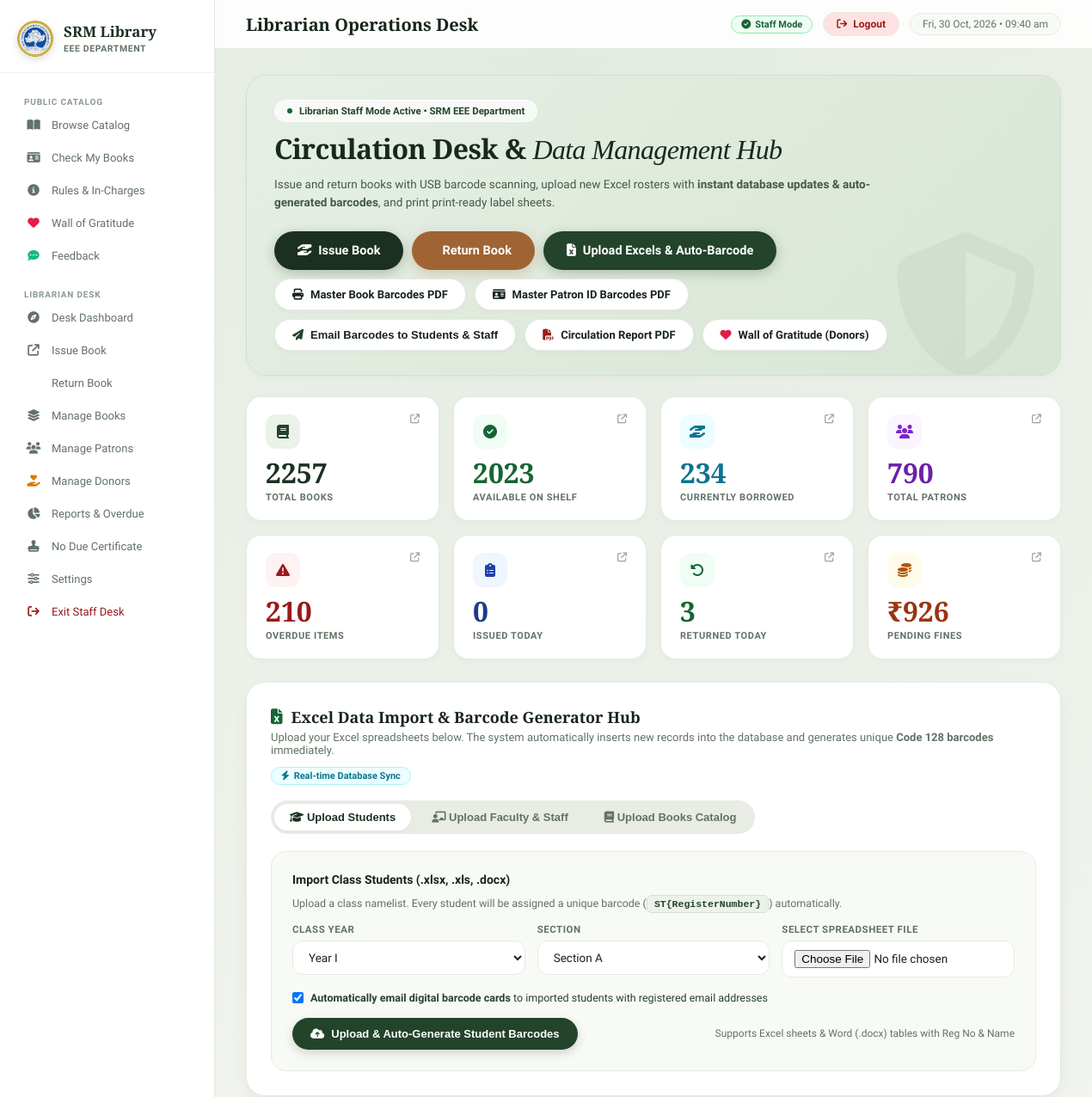
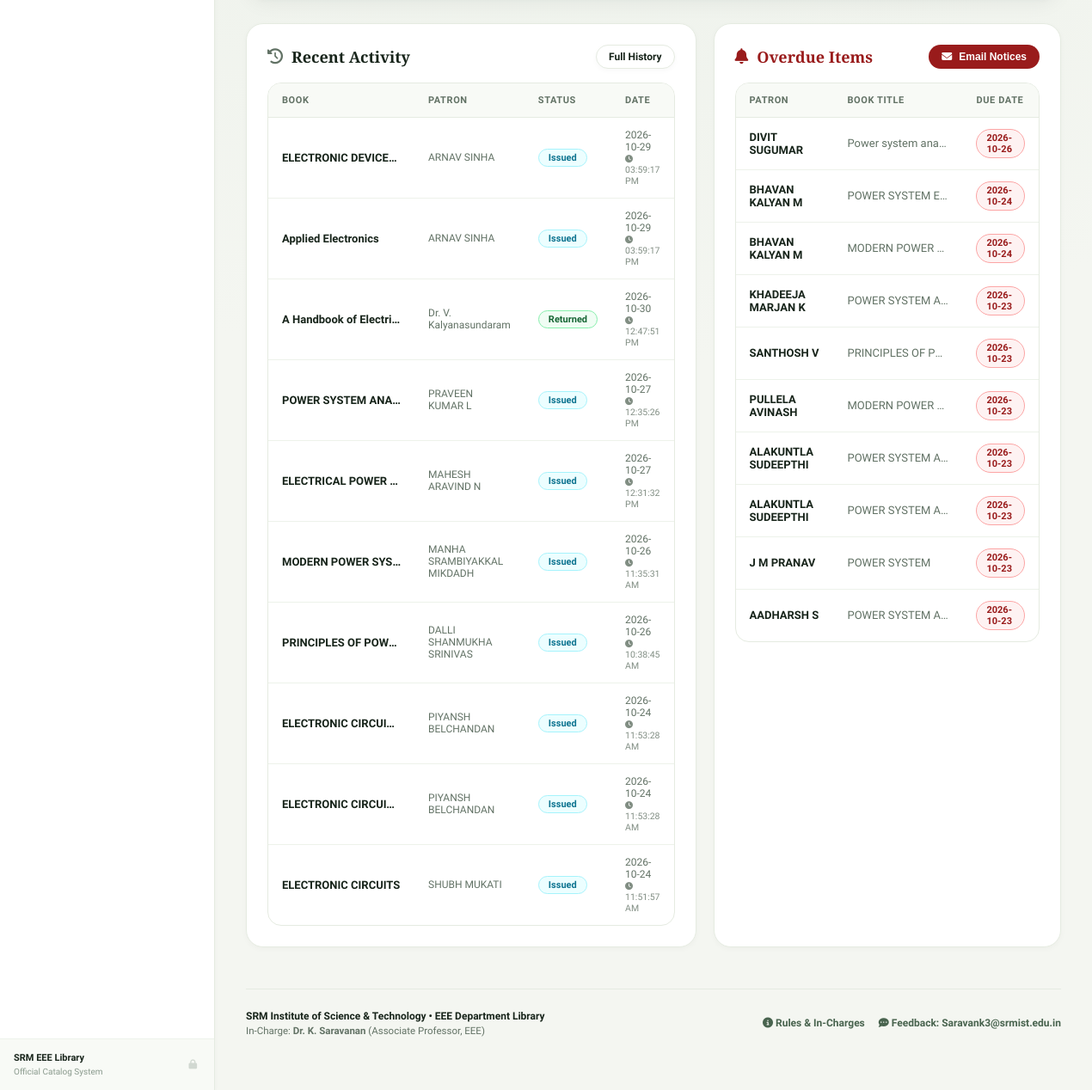
Page /librarian (signed in) on the committed database (2 pictures, top to bottom).
### tables this page shows
CREATE TABLE "transactions" (
                    id INTEGER PRIMARY KEY AUTOINCREMENT,
                    book_id INTEGER NOT NULL,
                    patron_id INTEGER NOT NULL,
                    issue_date TEXT NOT NULL,
                    issue_time TEXT,
                    due_date TEXT NOT NULL,
                    return_date TEXT,
                    return_time TEXT,
                    fine_amount REAL DEFAULT 0.0,
                    fine_paid INTEGER DEFAULT 0,
                    notes TEXT,
                    status TEXT DEFAULT 'issued',
                    FOREIGN KEY (book_id) REFERENCES books(id) ON DELETE CASCADE,
                    FOREIGN KEY (patron_id) REFERENCES patrons(id) ON DELETE CASCADE
                );

CREATE TABLE books (
            id INTEGER PRIMARY KEY AUTOINCREMENT,
            barcode TEXT UNIQUE NOT NULL,
            account_number TEXT,
            title TEXT NOT NULL,
            publisher TEXT,
            authors TEXT,
            edition TEXT,
            status TEXT DEFAULT 'available',
            added_date TEXT DEFAULT (datetime('now','localtime'))
        );

CREATE TABLE patrons (
            id INTEGER PRIMARY KEY AUTOINCREMENT,
            barcode TEXT UNIQUE NOT NULL,
            register_number TEXT UNIQUE,
            name TEXT NOT NULL,
            patron_type TEXT DEFAULT 'student',
            year TEXT,
            section TEXT,
            mobile TEXT,
            email TEXT,
            parent_mobile TEXT,
            parent_email TEXT,
            added_date TEXT DEFAULT (datetime('now','localtime'))
        , designation TEXT, no_due_emailed_at TEXT);

### webapp/app.py (the view)
@app.route("/librarian")
def librarian_page():
    if not require_staff():
        return redirect(url_for("staff_login", next=request.path))
    stats = get_dashboard_stats()
    overdue = get_overdue_transactions()[:10]
    recent = get_transaction_history(limit=10)
    return render_template("librarian.html", stats=stats, overdue=overdue, recent=recent)

### webapp/templates/librarian.html (shortened to what this page needs)
{% extends "base.html" %}
{% block page_title %}Librarian Operations Desk{% endblock %}
{% block content %}
<div class="hero-card" style="background: linear-gradient(135deg, #E6EFE4 0%, #D8E5D5 100%); border: 1px solid #D1E0CE; border-radius: 24px; padding: 28px 32px; margin-bottom: 24px; position: relative; overflow: hidden; box-shadow: var(--shadow-sm);">
 <div style="max-width: 720px; position: relative; z-index: 2;">
 <div style="display:inline-flex; align-items:center; gap:8px; background: rgba(255,255,255,0.7); backdrop-filter: blur(8px); padding: 5px 14px; border-radius: 9999px; font-size: 11.5px; font-weight: 600; color: var(--accent-text); margin-bottom: 12px; border: 1px solid rgba(255,255,255,0.6);">
 <span style="width:6px; height:6px; background:#166534; border-radius:50%;"></span> Librarian Staff Mode Active • SRM EEE Department
 </div>
 <h1 class="serif-heading" style="font-size: 32px; line-height: 1.18; color: #16291C; margin-bottom: 10px;">
 Circulation Desk & <em>Data Management Hub</em>
 </h1>
 <p style="font-size: 13.5px; line-height: 1.6; color: #435A48; margin-bottom: 22px;">
 Issue and return books with USB barcode scanning, upload new Excel rosters with <strong>instant database updates & auto-generated barcodes</strong>, and print print-ready label sheets.
 </p>
 <div style="display:flex; gap:10px; flex-wrap:wrap;">
 <a href="/issue" class="btn btn-primary btn-lg" style="box-shadow: 0 4px 14px rgba(28,48,34,0.25);">
 <i class="fa fa-hand-holding-hand"></i> Issue Book
 </a>
 <a href="/return" class="btn btn-warning btn-lg" style="box-shadow: 0 4px 14px rgba(160,100,52,0.25);">
  Return Book
 </a>
 <a href="#excel-hub" class="btn btn-success btn-lg" style="box-shadow: 0 4px 14px rgba(35,67,43,0.25);">
 <i class="fa fa-file-excel"></i> Upload Excels & Auto-Barcode
 </a>
 <a href="/books/barcodes" class="btn btn-outline" style="background:#fff;">
 <i class="fa fa-print"></i> Master Book Barcodes PDF
 </a>
 <a href="/patrons/barcodes" class="btn btn-outline" style="background:#fff;">
 <i class="fa fa-id-card"></i> Master Patron ID Barcodes PDF
 </a>
 <button type="button" class="btn btn-outline" style="background:#fff; cursor:pointer;" onclick="openModal('batchEmailModal')">
 <i class="fa fa-paper-plane" style="color:var(--accent-text);"></i> Email Barcodes to Students & Staff
 </button>
 <a href="/reports/pdf?download=1" class="btn btn-outline" style="background:#fff;">
 <i class="fa fa-file-pdf" style="color:#991B1B;"></i> Circulation Report PDF
 </a>
 <a href="/gratitude/manage" class="btn btn-outline" style="background:#fff;">
 <i class="fa fa-heart" style="color:#E11D48;"></i> Wall of Gratitude (Donors)
 </a>
 </div>
 </div>
 <div style="position: absolute; right: 25px; bottom: -25px; font-size: 170px; color: rgba(43, 70, 48, 0.05); pointer-events: none; z-index: 1;">
 <i class="fa fa-shield-halved"></i>
 </div>
</div>
<div class="stats-grid" id="statsGrid">
 <a href="/books" class="stat-card" title="Click to view all catalog books">
 <div style="display:flex; justify-content:space-between; align-items:flex-start;">
 <div class="icon-pill"><i class="fa fa-book"></i></div>
 <i class="fa fa-arrow-up-right-from-square" style="font-size:11px; color:var(--muted); opacity:0.6;"></i>
 </div>
 <div class="num" id="s-total_books">{{ stats.total_books }}</div>
 <div class="lbl">Total Books</div>
 </a>
 <a href="/books?status=available" class="stat-card" title="Click to view available books on shelf">
 <div style="display:flex; justify-content:space-between; align-items:flex-start;">
 <div class="icon-pill" style="background:#F0FDF4; color:#166534;"><i class="fa fa-circle-check"></i></div>
 <i class="fa fa-arrow-up-right-from-square" style="font-size:11px; color:var(--muted); opacity:0.6;"></i>
 </div>
 <div class="num c-green" id="s-available_books">{{ stats.available_books }}</div>
 <div class="lbl">Available on Shelf</div>
 </a>
 <a href="/books?status=issued" class="stat-card" title="Click to view currently borrowed books">
 <div style="display:flex; justify-content:space-between; align-items:flex-start;">
 <div class="icon-pill" style="background:#ECFEFF; color:#0E7490;"><i class="fa fa-hand-holding-hand"></i></div>
 <i class="fa fa-arrow-up-right-from-square" style="font-size:11px; color:var(--muted); opacity:0.6;"></i>
 </div>
 <div class="num c-cyan" id="s-issued_books">{{ stats.issued_books }}</div>
 <div class="lbl">Currently Borrowed</div>
 </a>
 <a href="/patrons" class="stat-card" title="Click to view all patrons (students & staff)">
 <div style="display:flex; justify-content:space-between; align-items:flex-start;">
 <div class="icon-pill" style="background:#FAF5FF; color:#7E22CE;"><i class="fa fa-users"></i></div>
 <i class="fa fa-arrow-up-right-from-square" style="font-size:11px; color:var(--muted); opacity:0.6;"></i>
 </div>
 <div class="num c-purple" id="s-total_patrons">{{ stats.total_patrons }}</div>
 <div class="lbl">Total Patrons</div>
 </a>
 <a href="/reports" class="stat-card" title="Click to view overdue books and fines">
 <div style="display:flex; justify-content:space-between; align-items:flex-start;">
 <div class="icon-pill" style="background:#FEF2F2; color:#991B1B;"><i class="fa fa-triangle-exclamation"></i></div>
 <i class="fa fa-arrow-up-right-from-square" style="font-size:11px; color:var(--muted); opacity:0.6;"></i>
 </div>
 <div class="num c-red" id="s-overdue">{{ stats.overdue }}</div>
 <div class="lbl">Overdue Items</div>
 </a>
 <a href="/reports" class="stat-card" title="Click to view recent circulation activity">
 <div style="display:flex; justify-content:space-between; align-items:flex-start;">
 <div class="icon-pill" style="background:#EFF6FF; color:#1E40AF;"><i class="fa fa-clipboard-list"></i></div>
 <i class="fa fa-arrow-up-right-from-square" style="font-size:11px; color:var(--muted); opacity:0.6;"></i>
 </div>
 <div class="num c-blue" id="s-issued_today">{{ stats.issued_today }}</div>
 <div class="lbl">Issued Today</div>
 </a>
 <a href="/reports" class="stat-card" title="Click to view returned items & borrowing history">
 <div style="display:flex; justify-content:space-between; align-items:flex-start;">
 <div class="icon-pill" style="background:#F0FDF4; color:#166534;"><i class="fa fa-rotate-left"></i></div>
 <i class="fa fa-arrow-up-right-from-square" style="font-size:11px; color:var(--muted); opacity:0.6;"></i>
 </div>
 <div class="num c-green" id="s-returned_today">{{ stats.returned_today }}</div>
 <div class="lbl">Returned Today</div>
 </a>
 <a href="/reports" class="stat-card" title="Click to view pending fine details">
 <div style="display:flex; justify-content:space-between; align-items:flex-start;">
 <div class="icon-pill" style="background:#FFFBEB; color:#B45309;"><i class="fa fa-coins"></i></div>
 <i class="fa fa-arrow-up-right-from-square" style="font-size:11px; color:var(--muted); opacity:0.6;"></i>
 </div>
 <div class="num c-yellow" id="s-pending_fines">₹{{ "%.0f"|format(stats.pending_fines) }}</div>
 <div class="lbl">Pending Fines</div>
 </a>
</div>
<div class="card" id="excel-hub" style="margin-bottom:28px; border-radius:22px; padding:28px; box-shadow:var(--shadow-md);">
 <div style="display:flex; justify-content:space-between; align-items:center; flex-wrap:wrap; gap:12px; margin-bottom:18px;">
 <div>
 <div class="card-title" style="margin-bottom:4px;">
 <i class="fa fa-file-excel" style="color:#166534;"></i> Excel Data Import & Barcode Generator Hub
 </div>
 <p style="font-size:13px; color:var(--muted);">
 Upload your Excel spreadsheets below. The system automatically inserts new records into the database and generates unique <strong>Code 128 barcodes</strong> immediately.
 </p>
 </div>
 <span class="badge badge-info"><i class="fa fa-bolt"></i> Real-time Database Sync</span>
 </div>
 <div class="tab-bar" style="margin-bottom:20px;">
 <button class="tab-btn active" data-tab="tab-imp-students"><i class="fa fa-graduation-cap"></i> Upload Students</button>
 <button class="tab-btn" data-tab="tab-imp-staff"><i class="fa fa-chalkboard-user"></i> Upload Faculty & Staff</button>
 <button class="tab-btn" data-tab="tab-imp-books"><i class="fa fa-book"></i> Upload Books Catalog</button>
 </div>
 <div class="tab-pane active" id="tab-imp-students">
 <form id="studentImportForm" onsubmit="handleStudentUpload(event)" style="background:var(--card2); border:1px solid var(--border); border-radius:18px; padding:24px;">
 <div style="font-weight:700; font-size:14px; margin-bottom:12px; color:var(--text);">
 Import Class Students (.xlsx, .xls, .docx)
 </div>
 <p style="font-size:12.5px; color:var(--muted); margin-bottom:16px;">
 Upload a class namelist. Every student will be assigned a unique barcode (<code>ST{RegisterNumber}</code>) automatically.
 </p>
 <div class="form-row cols-3" style="margin-bottom:16px;">
 <div class="form-group" style="margin-bottom:0;">
 <label>Class Year</label>
 <select name="year" class="form-control" required>
 <option value="I">Year I</option>
 </select>
 </div>
 <div class="form-group" style="margin-bottom:0;">
 <label>Section</label>
 <select name="section" class="form-control" required>
 <option value="A">Section A</option>
 </select>
 </div>
 <div class="form-group" style="margin-bottom:0;">
 <label>Select Spreadsheet File</label>
 <input type="file" name="file" class="form-control" accept=".xlsx,.xls,.docx" required>
 </div>
 </div>
 <div style="margin-top:12px;">
 <label style="display:flex; align-items:center; gap:8px; font-size:12.5px; color:var(--accent-text); cursor:pointer;">
 <input type="checkbox" name="auto_email" value="1" checked>
 <span><strong>Automatically email digital barcode cards</strong> to imported students with registered email addresses</span>
 </label>
 </div>
 <div style="display:flex; justify-content:space-between; align-items:center; flex-wrap:wrap; gap:12px; margin-top:16px;">
 <button type="submit" id="btnStudentImport" class="btn btn-success">
 <i class="fa fa-cloud-arrow-up"></i> Upload & Auto-Generate Student Barcodes
 </button>
 <span style="font-size:12px; color:var(--muted);">Supports Excel sheets & Word (.docx) tables with Reg No & Name</span>
 </div>
 </form>
 </div>
</div>
<div class="two-col">
 <div class="card" style="border-radius:20px;">
 <div style="display:flex; justify-content:space-between; align-items:center; margin-bottom:16px;">
 <div class="card-title" style="margin-bottom:0;">
 <i class="fa fa-clock-rotate-left" style="color:var(--muted);"></i> Recent Activity
 </div>
 <a href="/reports" class="btn btn-outline btn-sm">Full History</a>
 </div>
 <div class="table-wrap">
 <table>
 <thead><tr><th>Book</th><th>Patron</th><th>Status</th><th>Date</th></tr></thead>
 <tbody>
 {% for txn in recent %}
 <tr>
 <td style="max-width:170px; overflow:hidden; text-overflow:ellipsis; white-space:nowrap; font-weight:600;" title="{{ txn.book_title }}">{{ txn.book_title[:42] }}</td>
 <td style="color:var(--muted); font-size:12px;">{{ txn.patron_name }}</td>
 <td>
 {% if txn.status == 'returned' %}
 <span class="badge badge-success">Returned</span>
 {% else %}
 <span class="badge badge-info">Issued</span>
 {% endif %}
 </td>
 <td style="color:var(--muted); font-size:12px;">
 <div>{{ txn.return_date or txn.issue_date }}</div>
 {% set time_val = txn.return_time if txn.status == 'returned' else txn.issue_time %}
 {% if time_val %}<div style="font-size:10.5px; opacity:0.8;"><i class="fa fa-clock" style="font-size:9px;"></i> {{ time_val }}</div>{% endif %}
 </td>
 </tr>
 {% else %}
 <tr><td colspan="4" style="text-align:center; color:var(--muted); padding:28px;">No transactions recorded yet</td></tr>
 {% endfor %}
 </tbody>
 </table>
 </div>
 </div>
 <div class="card" style="border-radius:20px;">
 <div style="display:flex; justify-content:space-between; align-items:center; margin-bottom:16px;">
 <div class="card-title" style="margin-bottom:0; color:var(--danger);">
 <i class="fa fa-bell"></i> Overdue Items
 </div>
 {% if overdue %}
 <button class="btn btn-danger btn-sm" onclick="sendOverdueEmails()"><i class="fa fa-envelope"></i> Email Notices</button>
 {% endif %}
 </div>
 <div class="table-wrap">
 <table>
 <thead><tr><th>Patron</th><th>Book Title</th><th>Due Date</th></tr></thead>
 <tbody>
 {% for txn in overdue %}
 <tr>
 <td style="font-weight:600;">{{ txn.patron_name }}</td>
 <td style="max-width:150px; overflow:hidden; text-overflow:ellipsis; white-space:nowrap; color:var(--muted);">{{ txn.book_title[:40] }}</td>
 <td><span class="badge badge-danger">{{ txn.due_date }}</span></td>
 </tr>
 {% else %}
 <tr><td colspan="3" style="text-align:center; color:var(--success); padding:28px; font-weight:500;">All books are on schedule — zero overdue items!</td></tr>
 {% endfor %}
 </tbody>
 </table>
 </div>
 </div>
</div>
{% endblock %}

### rows in the picture
transactions: title "ELECTRONIC DEVICE…", patron_name "ARNAV SINHA", status "Issued", issue_date "2026-10-29", issue_time "03:59:17 PM"
transactions: title "Applied Electronics", patron_name "ARNAV SINHA", status "Issued", issue_date "2026-10-29", issue_time "03:59:17 PM"
transactions: title "A Handbook of Electri…", patron_name "Dr. V. Kalyanasundaram", status "Returned", return_date "2026-10-30", return_time "12:47:51 PM"
transactions: title "POWER SYSTEM ANA…", patron_name "PRAVEEN KUMAR L", status "Issued", issue_date "2026-10-27", issue_time "12:35:26 PM"
transactions: title "ELECTRICAL POWER…", patron_name "MAHESH ARAVIND N", status "Issued", issue_date "2026-10-27", issue_time "12:31:32 PM"
transactions: title "MODERN POWER SY…", patron_name "MANHA SRAMBIYAKKAL MIKDADH", status "Issued", issue_date "2026-10-26", issue_time "11:35:31 AM"
transactions: title "PRINCIPLES OF POW…", patron_name "DALLI SHANMUKHA SRINIVAS", status "Issued", issue_date "2026-10-26", issue_time "10:38:45 AM"
transactions: title "ELECTRONIC CIRCUI…", patron_name "PIYANSH BELCHANDAN", status "Issued", issue_date "2026-10-24", issue_time "11:53:28 AM"
transactions: title "ELECTRONIC CIRCUI…", patron_name "PIYANSH BELCHANDAN", status "Issued", issue_date "2026-10-24", issue_time "11:53:28 AM"
transactions: title "ELECTRONIC CIRCUITS", patron_name "SHUBH MUKATI", status "Issued", issue_date "2026-10-24", issue_time "11:51:57 AM"
transactions: patron_name "DIVIT SUGUMAR", title "Power system ana…", due_date "2026-10-26"
transactions: patron_name "BHAVAN KALYAN M", title "POWER SYSTEM E…", due_date "2026-10-24"
transactions: patron_name "BHAVAN KALYAN M", title "MODERN POWER…", due_date "2026-10-24"
transactions: patron_name "KHADEEJA MARJAN K", title "POWER SYSTEM A…", due_date "2026-10-23"
transactions: patron_name "SANTHOSH V", title "PRINCIPLES OF P…", due_date "2026-10-23"
transactions: patron_name "PULLELA AVINASH", title "MODERN POWER…", due_date "2026-10-23"
transactions: patron_name "ALAKUNTLA SUDEEPTHI", title "POWER SYSTEM A…", due_date "2026-10-23"
transactions: patron_name "ALAKUNTLA SUDEEPTHI", title "POWER SYSTEM A…", due_date "2026-10-23"
transactions: patron_name "J M PRANAV", title "POWER SYSTEM", due_date "2026-10-23"
transactions: patron_name "AADHARSH S", title "POWER SYSTEM A…", due_date "2026-10-23"

### other values in the picture
{{ stats.total_books }} "2257"
{{ stats.available_books }} "2023"
{{ stats.issued_books }} "234"
{{ stats.total_patrons }} "790"
{{ stats.overdue }} "210"
{{ stats.issued_today }} "0"
{{ stats.returned_today }} "3"
{{ "%.0f"|format(stats.pending_fines) }} "926"
